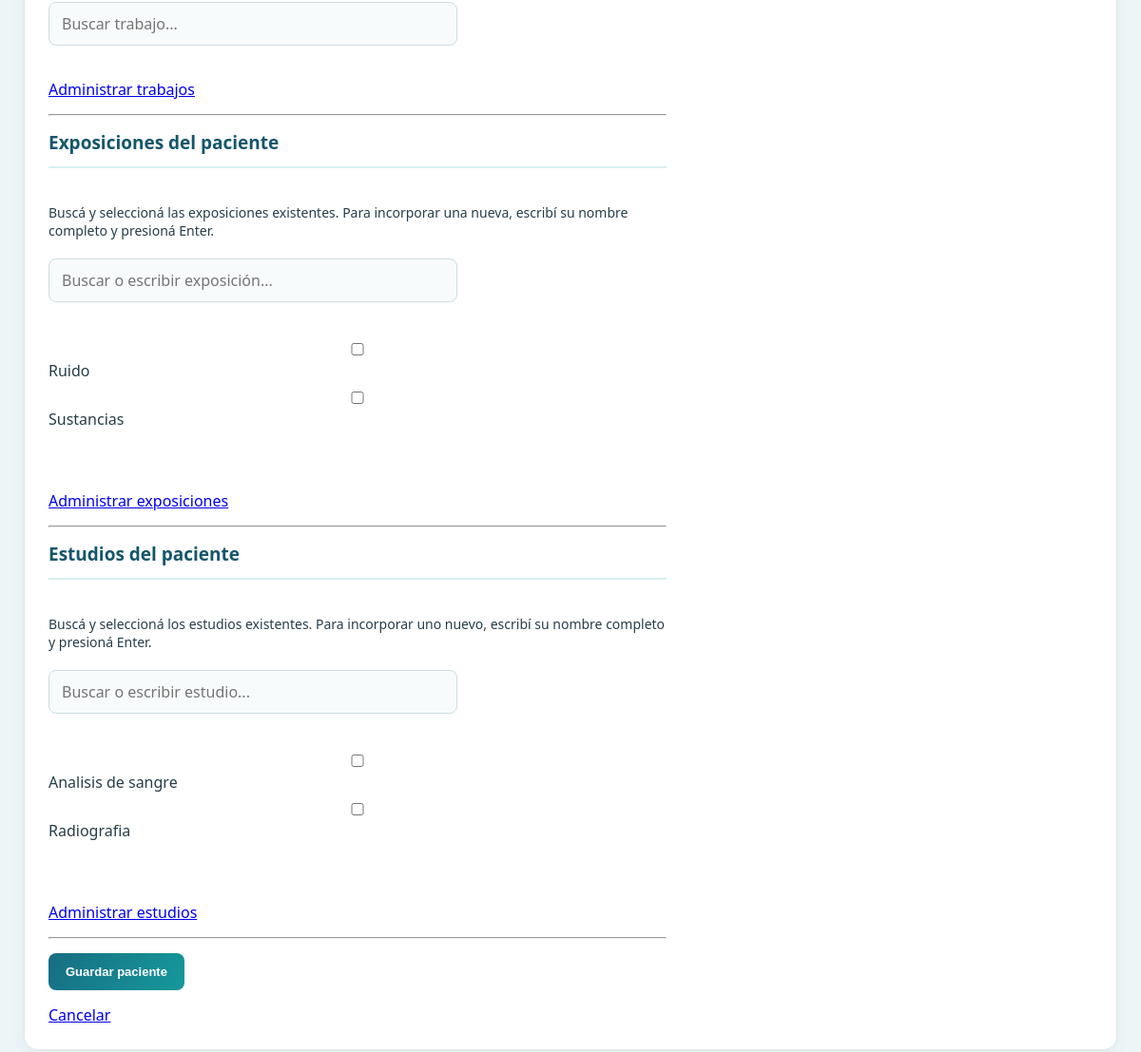
/Pacientes/alta.php (lower part), run on an earlier commit of the app's database.
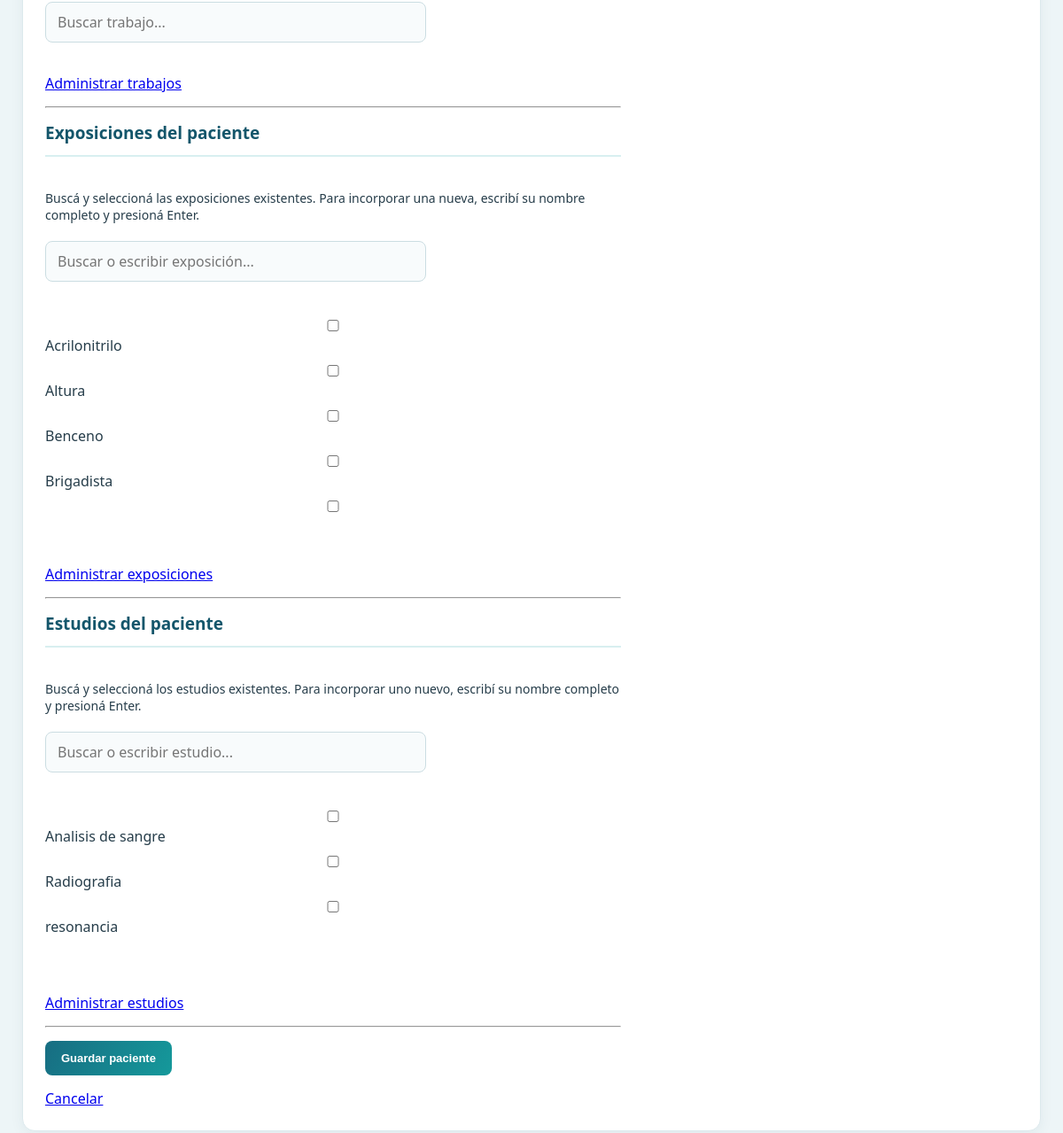
And on a later commit of the database.
### tables this page shows
CREATE TABLE `exposicion` (
  `id_exposicion` int(11) NOT NULL,
  `nombre_ex` varchar(50) NOT NULL
);

CREATE TABLE `estudio` (
  `id_estudio` int(11) NOT NULL,
  `nombre_es` varchar(50) NOT NULL
);

### Pacientes/alta.php (the view, shortened to what the changed rows need)
<?php
require_once __DIR__ . "/conexion.php";
function consultarTodos($conexion, $sql) {
    $resultado = mysqli_query($conexion, $sql);
    $filas = mysqli_fetch_all($resultado, MYSQLI_ASSOC);
    return $filas;
}
function escapar($valor) {
    return htmlspecialchars(
        (string)($valor ?? ""),
        ENT_QUOTES,
        "UTF-8"
    );
}
$exposiciones = consultarTodos(
    $conexion,
    "SELECT id_exposicion, nombre_ex
     FROM exposicion ORDER BY nombre_ex"
);
$estudios = consultarTodos(
    $conexion,
    "SELECT id_estudio, nombre_es
     FROM estudio ORDER BY nombre_es"
);
?>
<!DOCTYPE html>
<html lang="es">
<head>
    <link rel="stylesheet" href="../general/estilos.css">
</head>
<body>
<main class="gestion-contenido">
    <section class="tarjeta">
        <form
            action="guardar.php"
            method="POST"
            id="formPaciente"
            class="form-gestion"
        >
            <h2>Exposiciones del paciente</h2>
            <div id="lista_exposiciones" class="opciones">
                <?php foreach ($exposiciones as $exposicion) { ?>
                    <p
                        class="opcion"
                        data-nombre="<?php
                            echo escapar($exposicion["nombre_ex"]);
                        ?>"
                    >
                        <label>
                            <input
                                type="checkbox"
                                name="exposiciones[]"
                                value="<?php
                                    echo (int)$exposicion["id_exposicion"];
                                ?>"
                                data-exposicion="<?php
                                    echo (int)$exposicion["id_exposicion"];
                                ?>"
                            >
                            <?php
                                echo escapar($exposicion["nombre_ex"]);
                            ?>
                        </label>
                    </p>
                <?php } ?>
            </div>
            <h2>Estudios del paciente</h2>
            <div id="lista_estudios" class="opciones">
                <?php foreach ($estudios as $estudio) { ?>
                    <p
                        class="opcion"
                        data-nombre="<?php
                            echo escapar($estudio["nombre_es"]);
                        ?>"
                    >
                        <label>
                            <input
                                type="checkbox"
                                name="estudios[]"
                                value="<?php
                                    echo (int)$estudio["id_estudio"];
                                ?>"
                                data-estudio="<?php
                                    echo (int)$estudio["id_estudio"];
                                ?>"
                            >
                            <?php
                                echo escapar($estudio["nombre_es"]);
                            ?>
                        </label>
                    </p>
                <?php } ?>
            </div>
        </form>
    </section>
</main>
</body>
</html>

What changed in the data, as far as the page shows it:
added exposicion: nombre_ex "Acrilonitrilo"
changed exposicion: nombre_ex "Sustancias" → "Altura"; moves up the list
added exposicion: nombre_ex "Benceno"
added exposicion: nombre_ex "Brigadista"
changed exposicion (number 5 of 5 on the later page): nombre_ex "Ruido" → (not shown)
added estudio: nombre_es "resonancia"
